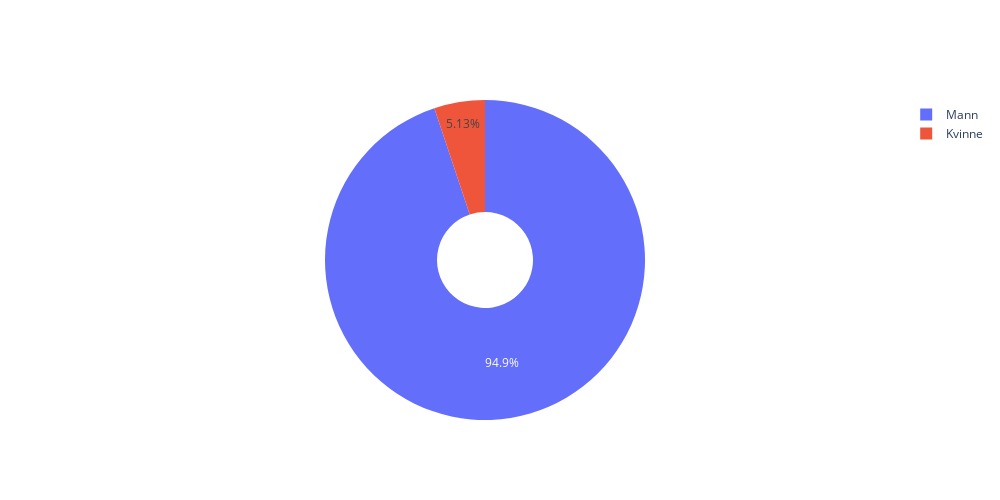
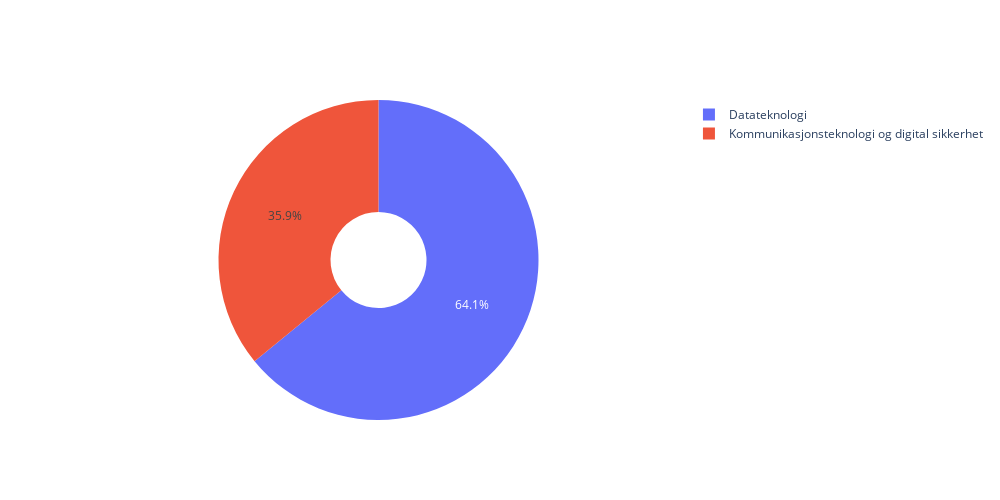
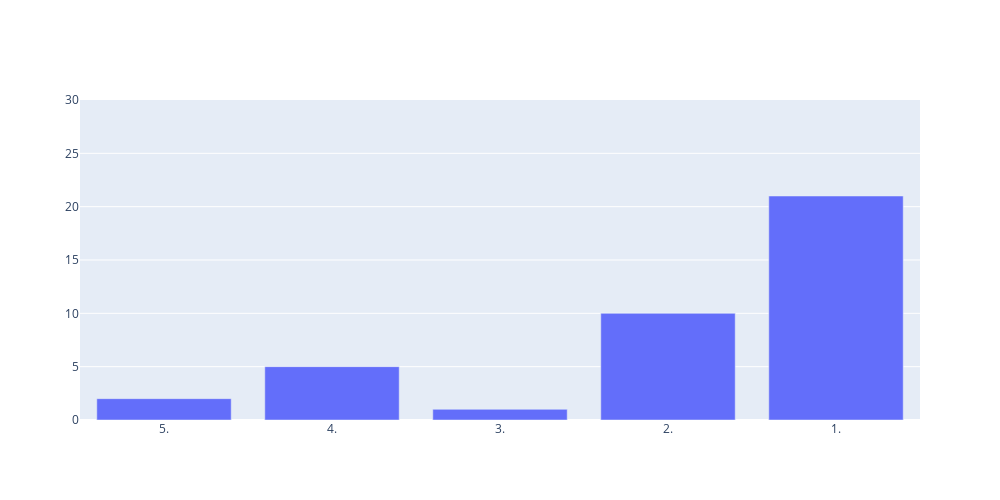
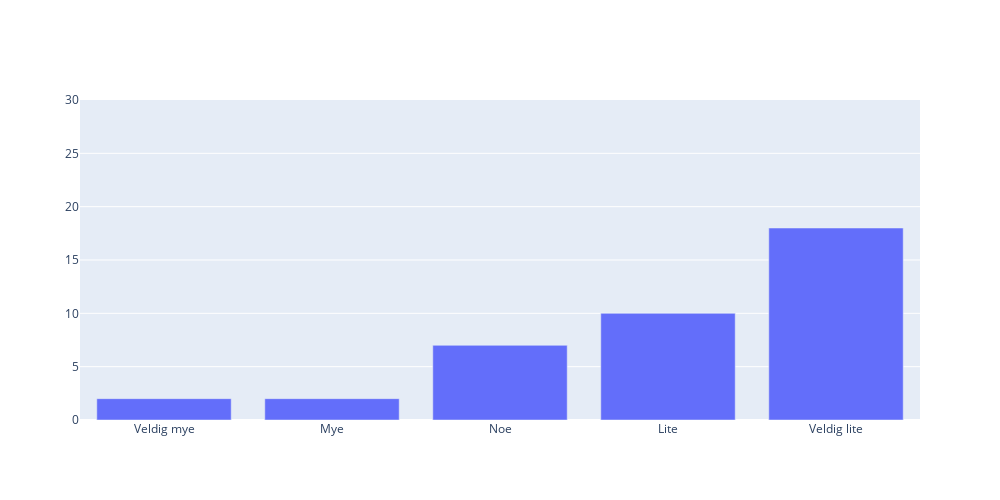

Notebook code cell kept with these figures, in order:
### Code cell
import plotly.graph_objects as go

data = [
[#kvinner/menn
    ('Kvinne', 2), 
    ('Mann', 37)], 
[#retning
    ('Datateknologi', 25), 
    ('Kommunikasjonsteknologi og digital sikkerhet', 14)],
[#kunne tenke seg å jobbe der
    ('Ja', 38), 
    ('Nei', 1)],
[#klassetrinn
    ('5.', 2), 
    ('4.', 5), 
    ('3.', 1), 
    ('2.', 10), 
    ('1.', 21)],
[#fremforing_presentasjon
    ('Veldig bra', 16),
    ('Bra', 16),
    ('Middels', 6),
    ('Dårlig', 1),
    ('Veldig dårlig', 0)],
 [#innhold_presentasjon
    ('Veldig bra', 15),
    ('Bra', 21),
    ('Middels', 3),
    ('Dårlig', 0),
    ('Veldig dårlig', 0)],
 [#kunnskap_bedrift_pre
    ('Veldig mye', 2),
    ('Mye', 2),
    ('Noe', 7),
    ('Lite', 10),
    ('Veldig lite', 18)],
 [#kunnskap_bedrift_post
    ('Veldig mye', 2),
    ('Mye', 24),
    ('Noe', 12),
    ('Lite', 1),
    ('Veldig lite', 0)],
 [#info_jobb
    ('Svært god', 4),
    ('God', 19),
    ('Ok', 15),
    ('Mangelfull', 1),
    ('Svært mangelfull', 0)],
 [#mingling
    ('Veldig bra', 17),
    ('Bra', 16),
    ('Middels', 6),
    ('Dårlig', 0),
    ('Veldig dårlig', 0)],
 [#intterresant_arbeid
    ('Veldig interessant', 16),
    ('Interessant', 18),
    ('Noe interessant', 4),
    ('Lite interessant', 1),
    ('Ikke interessant', 0)],
 [#sosialt_miljø
    ('Veldig bra', 18),
    ('Bra', 18),
    ('Middels', 3),
    ('Dårlig', 0),
    ('Veldig dårlig', 0)],
 [#arbeidsvilkår
    ('Veldig bra', 13),
    ('Bra', 25),
    ('Middels', 1),
    ('Dårlig', 0),
    ('Veldig dårlig', 0)],
 [#helhetsvurdering_bedrift
    ('Veldig interessant', 25),
    ('Ok', 5),
    ('Lite interessant', 1),
    ('Ikke interessant', 0),
    ('Interessant', 8)],
 [#inntrykk_arrangement
    ('5 - veldig bra', 10),
    ('4', 9),
    ('3', 6),
    ('2', 3),
    ('1 - veldig dårlig', 2)],
[#hva bedriften tilbyr
    ('Profesjonell opplæring', 1),
    ('Konkurransedyktig lønn', 2),
    ('Innovasjon', 3),
    ('Vennlig jobbmiljø', 10),
    ('Kreativt og dynamisk jobbmiljø', 20),
    ('Attraktive produkter og tjenester', 40),
    ('Ingen av alternativene', 10)]
  ]

def draw_pie(data):
   labels = [x[0] for x in data]
   values = [x[1] for x in data]
   fig = go.Figure(data=[go.Pie(labels=labels, values=values, hole=.3)])  # hole parameter creates the donut shape
   fig.update_layout(
      autosize=False,
      width=1000,
      height=500,
      )
   fig.show()

def draw_bar(data):
    labels = [x[0] for x in data]
    values = [x[1] for x in data]
    fig = go.Figure(data=[go.Bar(x=labels, y=values)])
    fig.update_layout(
        yaxis=dict(range=[0, 30]),  # Set the range of y-axis
        autosize=False,
        width=1000,
        height=500,
    )
    fig.show()

def main():
   lunsjpres = False
   draw_pie(data[0])    #kvinner/menn
   draw_pie(data[1])    #retning
   draw_bar(data[3])    #klassetrinn
   draw_bar(data[6])    #kunnskap_bedrift_pre
   draw_bar(data[7])    #kunnskap_bedrift_post
   draw_pie(data[2])    #kunne tenke seg å jobbe der
   draw_bar(data[-6])   #intterresant_arbeid
   draw_bar(data[-1])   #hva bedriften tilbyr
   draw_bar(data[-4])   #arbeidsvilkår
   draw_bar(data[4])    #fremforing_presentasjon
   draw_bar(data[5])    #innhold_presentasjon
   draw_bar(data[8])    #info_jobb
   if not lunsjpres:draw_bar(data[9])    #mingling
   draw_bar(data[-5])   #sosialt_miljø
   draw_bar(data[-3])   #helhetsvurdering_bedrift
   draw_bar(data[-2])   #helhetsvurdering_arrangement


main()

### Figure 1 — Plotly figure (JSON) as saved in the notebook; plotly's stock layout.template omitted (floating-point values rounded to 4 significant figures)
{"data": [{"hole": 0.3, "labels": ["Kvinne", "Mann"], "type": "pie", "values": [2, 37]}], "layout": {"autosize": false, "height": 500, "width": 1000}}

### Figure 2 — Plotly figure (JSON) as saved in the notebook; plotly's stock layout.template omitted (floating-point values rounded to 4 significant figures)
{"data": [{"hole": 0.3, "labels": ["Datateknologi", "Kommunikasjonsteknologi og digital sikkerhet"], "type": "pie", "values": [25, 14]}], "layout": {"autosize": false, "height": 500, "width": 1000}}

### Figure 3 — Plotly figure (JSON) as saved in the notebook; plotly's stock layout.template omitted (floating-point values rounded to 4 significant figures)
{"data": [{"type": "bar", "x": ["5.", "4.", "3.", "2.", "1."], "y": [2, 5, 1, 10, 21]}], "layout": {"autosize": false, "height": 500, "width": 1000, "yaxis": {"range": [0, 30]}}}

### Figure 4 — Plotly figure (JSON) as saved in the notebook; plotly's stock layout.template omitted (floating-point values rounded to 4 significant figures)
{"data": [{"type": "bar", "x": ["Veldig mye", "Mye", "Noe", "Lite", "Veldig lite"], "y": [2, 2, 7, 10, 18]}], "layout": {"autosize": false, "height": 500, "width": 1000, "yaxis": {"range": [0, 30]}}}
